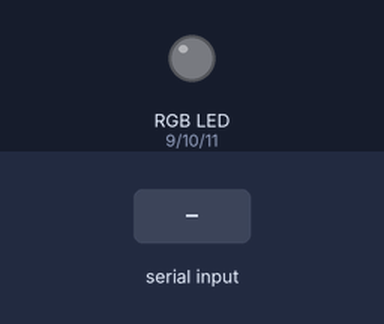
This sketch was run on a simulated Arduino Uno, built with avr-gcc and run on an emulated ATmega328P. On the bench: an RGB LED mixed from three pins (HIGH = lit). Inputs (shaded band) come from the test bench. Dim RGB values are drawn brighter than linear.

Above: at 1.2 s.
1.3 s: "r90\n" received over Serial
At 1.7 s:
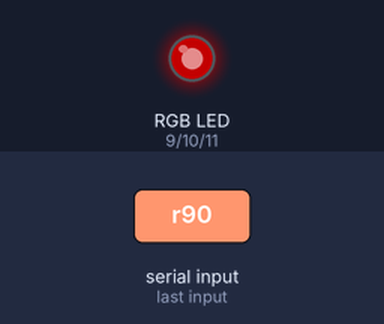
2.9 s: "g90\n" received over Serial
At 4.1 s:
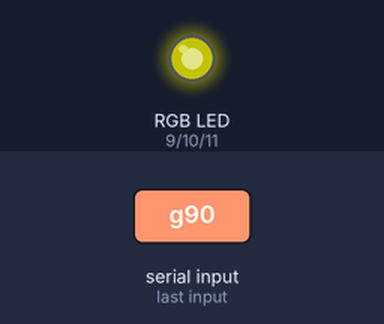
4.5 s: "r,45\n" received over Serial
At 5.3 s:
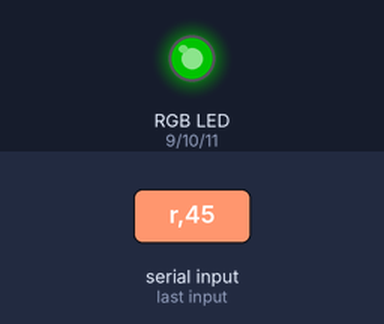
6.1 s: "b90\n" received over Serial
At 6.6 s:
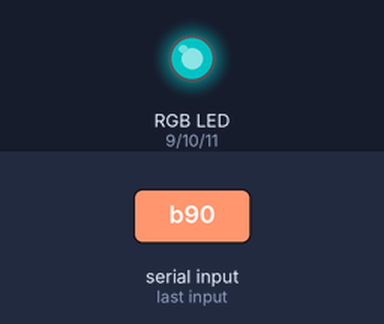
7.7 s: "R90\n" received over Serial
At 9.0 s:
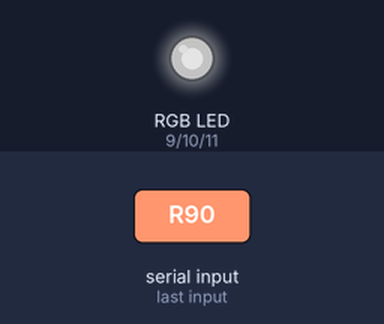
9.3 s: "g,45\n" received over Serial
At 10.2 s:
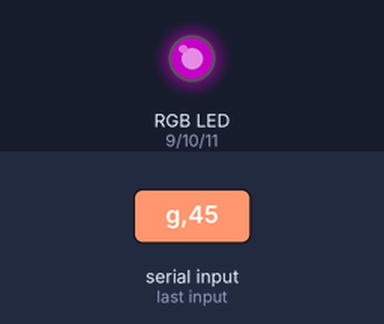
Timing chart, 0 to 11.9 s (numbered marks = the images above; inputs shaded):
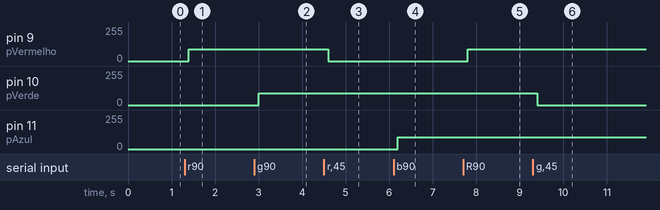

The sketch:

arduino.ino
```cpp
//Pinos para manipular as cores do led RGB, devem ser pinos PWM
const int pVerde = 10;
const int pAzul = 11;
const int pVermelho = 9;

//Variaveis de controle da intensidade das cores
int vermelho = 0;
int verde = 0;
int azul = 0;

//vetor responsavel por armazenar a comunicação serial
char buffer[18];

//função responsável por receber e tratar os comandos
void tratarComando(char* dados){

  //Serial.print("Comando recebido: ");
  //Serial.println(dados);

  //ponteiro: aloca espaço de memória dinamicamente
  char* parametro;

  //realiza a leitura do cache até o " " ou ","
  parametro = strtok(dados, " ,");

  //continua a leitura do cache até seu fim enviando os comandos
  //para a função ajustaLED
  while(parametro != NULL){
    ajustaLED(parametro);
    parametro = strtok(NULL, " ,"); //continua de onde parou
  }

  //após a leitura
  //limpa o buffer definindo como vazio as posições de memória
  for(int i=0;i<16;i++){
    buffer[i] = '\0';
  }

  //se a porta serial estiver ligada, realiza uma nova leitura
  while(Serial.available()){
    Serial.read();
  }

}

/*
funcao que recebe os dados tratados e atribui a intensidade
das cores a cada pino ligado aos contatos do led RGB
o comando recebido deverá ser composto de uma letra equivalente
a cor desejada, no caso R, G ou B, seguida da intensindade que
poderá variar de 0 a 255. Assim, por exemplo G128 equivale a
enviar ao led 50% da cor Verde.
*/
void ajustaLED(char* dados){

  if(dados[0]=='r' || dados[0]=='R'){
    //strtol filtra do comando somente a parte numérica
    vermelho = strtol(dados+1,NULL,10);
    //constrain força os valores a se adequar a faixa indicada
    vermelho = constrain(vermelho,0,255);
    //grava o valor lido no pino equivalente a cor
    analogWrite(pVermelho, vermelho);

  }

  if(dados[0]=='g' || dados[0]=='G'){
    verde = strtol(dados+1,NULL,10);
    verde = constrain(verde,0,255);
    analogWrite(pVerde, verde);
  }

  if(dados[0]=='b' || dados[0]=='B'){
    azul = strtol(dados+1,NULL,10);
    azul = constrain(azul,0,255);
    analogWrite(pAzul, azul);
  }
}

void setup()
{
  //delay(2000);
  //inicia a comunicação serial com o computador através do
  //cabo USB
  Serial.begin(9600);

  while(Serial.available()){
    Serial.read();
  }

  //definição dos pinos PWM das cores como saída para o led RGB
  pinMode(pVerde, OUTPUT);
  pinMode(pAzul, OUTPUT);
  pinMode(pVermelho, OUTPUT);
}

void loop()
{

  //caso a comunicação serial estiver ativa inicia a leitura
  if(Serial.available()>0){
    int i=0;
    delay(100);//tempo para encher o buffer
    int tamanho = Serial.available();
    //corta a leitura em 15 caracteres para evitar estouro
    //do buffer
    if(tamanho>15){
      tamanho=15;
    }
    /*
    A comunicação serial é feita caracter a caracter.
    Assim, cada caracter é inserido sequencialmente no buffer
    */
    while(tamanho--){
      buffer[i++]=Serial.read();
    }
    //com o buffer já carregado, seu conteúdo será tratado
    //pela função tratarComando
    tratarComando(buffer);
  }
}
```

Measured:
- after the input at 1.3 s, pin 9 (pVermelho): 0/255 → 90/255 after 0.10 s
- after the input at 2.9 s, pin 10 (pVerde): 0/255 → 90/255 after 0.10 s
- after the input at 4.5 s, pin 9 (pVermelho): 90/255 → 0/255 after 0.10 s
- after the input at 6.1 s, pin 11 (pAzul): 0/255 → 90/255 after 0.10 s
- after the input at 7.7 s, pin 9 (pVermelho): 0/255 → 90/255 after 0.10 s
- after the input at 9.3 s, pin 10 (pVerde): 90/255 → 0/255 after 0.10 s
